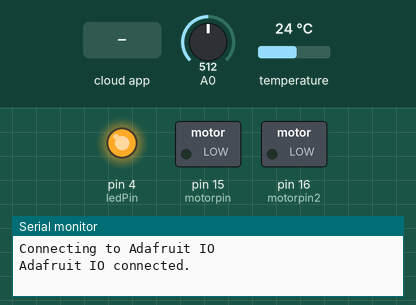
Simulated run of this sketch. Board: Arduino Uno, built with avr-gcc and run on an emulated ATmega328P. On the bench: switched loads named in the sketch (green lamp = pin HIGH), output pins drawn as LEDs (lit = HIGH), the last lines printed to the serial monitor. The inputs (shaded band) are chosen by the test bench; at power-on: A0 = 512, temperature 24 °C. Pins used as bus, display or sensor lines are not drawn.

Above: at 2.7 s.
2.8 s: the phone or cloud app sets pump to 0
At 7.4 s:
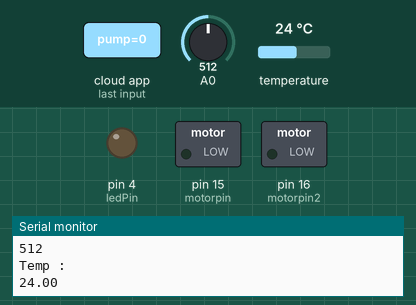
7.9 s: the phone or cloud app sets motor to 1
At 11.6 s:
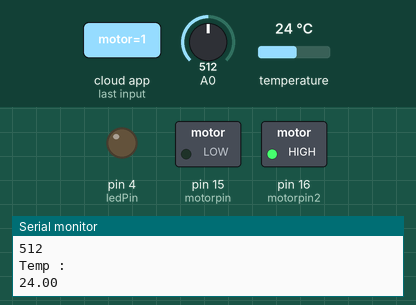
12.7 s: the phone or cloud app sets auto to 1
At 17.0 s:
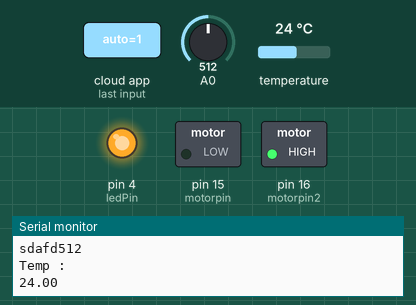
22.5 s: A0 set to 634
27.1 s: A0 set to 660
At 31.9 s:
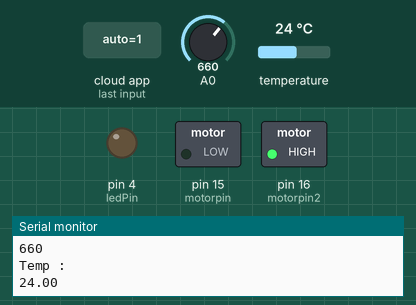
Timing chart, 0 to 33.2 s (numbered marks = the images above; inputs shaded):
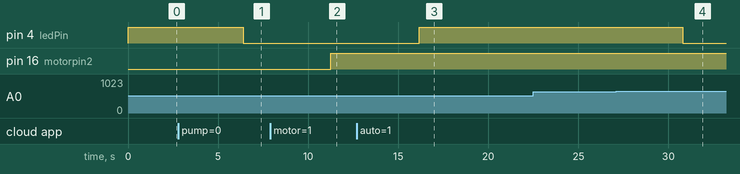

Measured:
- the behaviour switches between 649 and 650 on A0 (found by bisection; images 3 and 4)
- after the input at 2.8 s, pin 4 (ledPin): HIGH → LOW after 3.6 s
- after the input at 7.9 s, pin 16 (motorpin2): LOW → HIGH after 3.4 s
- after the input at 12.7 s, pin 4 (ledPin): LOW → HIGH after 3.5 s
- after the input at 27.1 s, pin 4 (ledPin): HIGH → LOW after 3.7 s

The sketch:

TempAdaFruitFinal.ino
```cpp
#include "AdafruitIO_WiFi.h"
#define AIO_SERVER      "io.adafruit.com" //Adafruit Server
#define AIO_SERVERPORT  1883


#include <OneWire.h>
#include <DallasTemperature.h>

#define ONE_WIRE_BUS 2 //กำหนดขาที่จะเชื่อมต่อ Sensor 2 = d4
OneWire oneWire(ONE_WIRE_BUS);
DallasTemperature sensors(&oneWire);

// ตั้งค่า key ของ Adafruit IO
#define IO_USERNAME  "uuii"
#define IO_KEY       "aio_paiU24xGhITAyEshzSjPvslCOJNQ"

// ตั้งค่าชื่อ wifi
#define WIFI_SSID "who"
#define WIFI_PASS "Lamng5641"
int ledPin = 4;
int ledPin2 = 0;
int motorpin2 = 16;
int motorpin = 15;
// #define DHTPIN 2 // DHT ต่อกับขา 2
// #define DHTTYPE 11   // DHT 11
//#define DHTTYPE DHT22   // DHT 22

AdafruitIO_WiFi io(IO_USERNAME, IO_KEY, WIFI_SSID, WIFI_PASS); // สร้างออปเจกชื่อ io สำหรับติดต่อ Adafruit IO
AdafruitIO_Feed *temp = io.feed("temp"); // สร้างออปเจกสำหรับติดต่อ feed ชื่อ temp
AdafruitIO_Feed *Turbidity = io.feed("Turbidity");
AdafruitIO_Feed *pump = io.feed("pump");
AdafruitIO_Feed *light = io.feed("light");
AdafruitIO_Feed *motor = io.feed("motor");
AdafruitIO_Feed *Auto = io.feed("auto");

bool checkauto = false;

//DHT dht(ONE_WIRE_BUS, DHTTYPE);

void setup() {
  Serial.begin(115200);
  pinMode(ledPin,OUTPUT);
  pinMode(ledPin2,OUTPUT);
  pinMode(motorpin,OUTPUT);
  pinMode(motorpin2,OUTPUT);
  digitalWrite(ledPin,1);
  analogWrite(motorpin,0);
  while (! Serial);
  Serial.print("Connecting to Adafruit IO");
  io.connect(); // เริ่มเชื่อมต่อ Adafruit IO

  while (io.status() < AIO_CONNECTED) { //เช็คว่าเชื่อมต่อสำเร็จ
    Serial.print(".");
    delay(500);
  }
  Serial.println();
  Serial.println(io.statusText()); //แสดงข้อความสถานะการเชื่อมต่อกับ Adafruit IO
  pump->onMessage(handleMessage);
  light->onMessage(handleMessage2);
  Auto->onMessage(handleMessage3);
  motor->onMessage(handleMessage4);
  sensors.begin();
  pump->get();
  light->get();
  Auto->get();
  motor->get();
}

void loop() {
  // หน่วงเวลา 4 วินาทีเพื่อให้เซนเซอร์ทำงาน
  delay(4000);
  Serial.println("Requesting temperatures...");
  sensors.requestTemperatures(); //อ่านข้อมูลจาก library
  Serial.print("Temperature is: ");
  Serial.print(sensors.getTempCByIndex(0)); // แสดงค่า อูณหภูมิ
  Serial.println(" *C");
  io.run();
  float t = sensors.getTempCByIndex(0); // อ่านค่าอุณหภูมิ
  int sensorValue = analogRead(A0);
  temp->save(t);// ส่งค่าไปที่ feed ชื่อ temp
  Turbidity->save(sensorValue);
  Autos(t,sensorValue);
  Serial.println(sensorValue);
  Serial.println("Temp : ");
  Serial.println(t);
}
void handleMessage(AdafruitIO_Data *data) {

  Serial.print("received <- ");
  if(!checkauto){
    if(data->toPinLevel() == 1){
      Serial.println("HIGH");
      digitalWrite(ledPin,1);
    }
    else{
      digitalWrite(ledPin,0);
      Serial.println("LOW");
    }
  }
  Serial.println(data->value());
}
void handleMessage2(AdafruitIO_Data *data) {

  Serial.print("received <- ");
  if(!checkauto){
    if(data->toPinLevel() == 1){
      Serial.println("HIGH");
      digitalWrite(ledPin2,1);
    }
    else{
      digitalWrite(ledPin2,0);
      Serial.println("LOW");
    }
  }
  Serial.println(data->value());
}
void handleMessage3(AdafruitIO_Data *data) {

  Serial.print("sdafd");
  if(data->toPinLevel() == 1){
    checkauto = true;
  }
  else{
    checkauto = false;
  }
}
void handleMessage4(AdafruitIO_Data *data) {

  Serial.print("received <- ");
  if(!checkauto){
    if(data->toPinLevel() == 2){
      Serial.println("level 2");
      digitalWrite(motorpin,1);
      digitalWrite(motorpin2,1);
    }else if(data->toPinLevel() == 1){
      Serial.println("level 1");
      digitalWrite(motorpin,0);
      digitalWrite(motorpin2,1);
    }else{
      digitalWrite(motorpin2,0);
      digitalWrite(motorpin,0);
    }
  }
  Serial.println(data->value());
}
void Autos(float t,int sensorValue){
  if(checkauto){
    if(sensorValue < 650){
      digitalWrite(ledPin,1);
    }else{
      digitalWrite(ledPin,0);
    }
    if(t < 27){
      digitalWrite(ledPin2,1);
    }else{
      digitalWrite(ledPin2,0);
    }
  }
}
```
